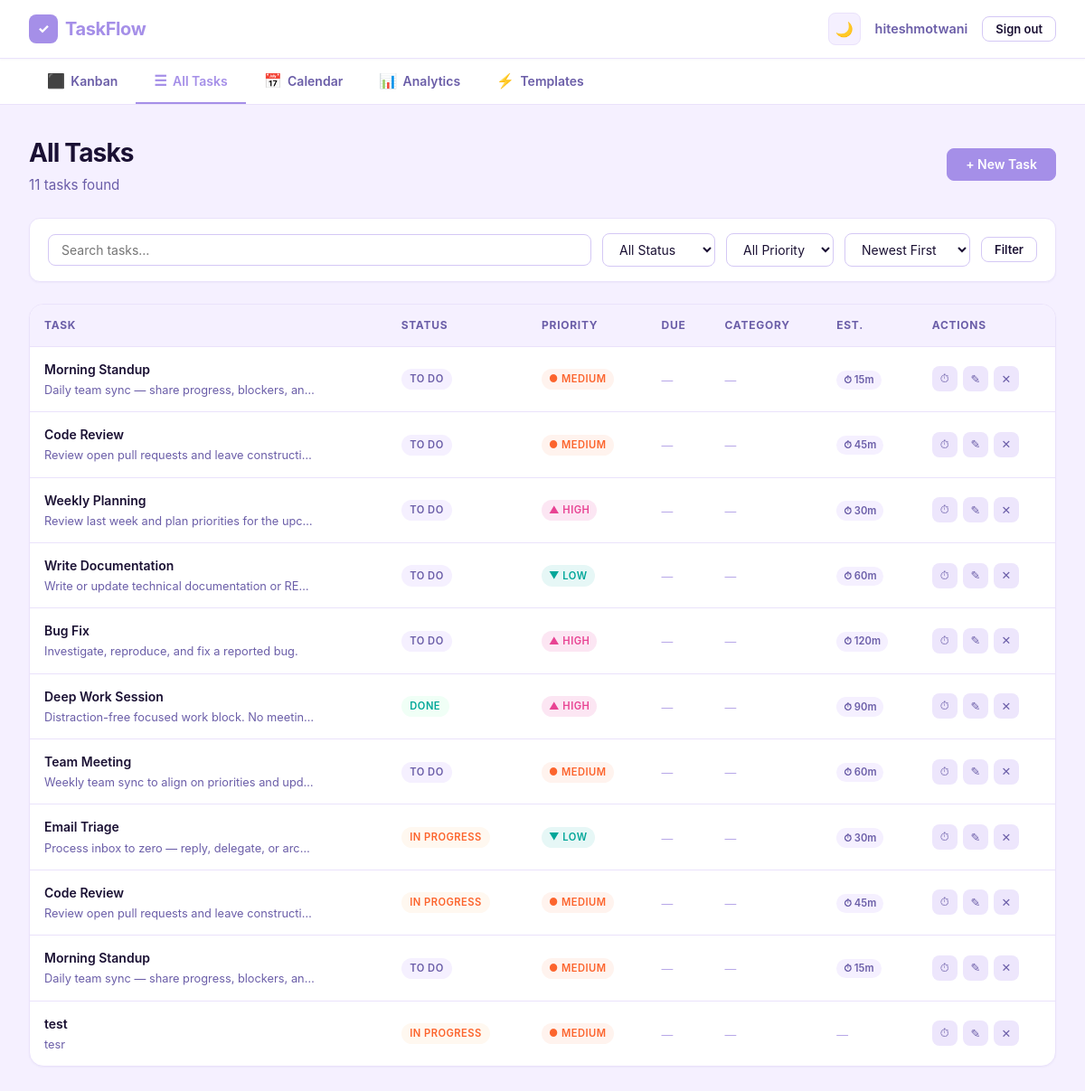
The app's page /tasks/list (signed in) with its own data.
### app/models.py (models this page shows, shortened)
class User(UserMixin, db.Model):
    id = db.Column(db.Integer, primary_key=True)
    username = db.Column(db.String(80), unique=True, nullable=False)
    email = db.Column(db.String(120), unique=True, nullable=False)
    password_hash = db.Column(db.String(256), nullable=False)
    tasks = db.relationship('Task', backref='owner', lazy=True, cascade='all, delete-orphan')
    categories = db.relationship('Category', backref='owner', lazy=True, cascade='all, delete-orphan')
    templates = db.relationship('TaskTemplate', backref='owner', lazy=True, cascade='all, delete-orphan')

class Task(db.Model):
    id = db.Column(db.Integer, primary_key=True)
    user_id = db.Column(db.Integer, db.ForeignKey('user.id'), nullable=False)
    category_id = db.Column(db.Integer, db.ForeignKey('category.id'), nullable=True)
    title = db.Column(db.String(200), nullable=False)
    description = db.Column(db.String(2000), nullable=True)
    due_date = db.Column(db.Date, nullable=True)
    priority = db.Column(db.String(10), nullable=False, default='medium')
    status = db.Column(db.String(20), nullable=False, default='todo')
    position = db.Column(db.Integer, nullable=False, default=0)
    estimated_minutes = db.Column(db.Integer, nullable=True)
    created_at = db.Column(db.DateTime, default=lambda: datetime.now(timezone.utc))
    completed_at = db.Column(db.DateTime, nullable=True)
    time_entries = db.relationship('TimeEntry', backref='task', lazy=True, cascade='all, delete-orphan')

### app/tasks/routes.py (the view)
@tasks_bp.route('/tasks/list')
@login_required
def task_list():
    status_filter = request.args.get('status', '')
    priority_filter = request.args.get('priority', '')
    search = request.args.get('q', '').strip()
    sort = request.args.get('sort', 'created_desc')
    query = Task.query.filter_by(user_id=current_user.id)
    if status_filter:
        query = query.filter_by(status=status_filter)
    if priority_filter:
        query = query.filter_by(priority=priority_filter)
    if search:
        query = query.filter(Task.title.ilike(f'%{search}%'))
    sort_map = {
        'created_desc': Task.created_at.desc(),
        'created_asc': Task.created_at.asc(),
        'due_asc': Task.due_date.asc(),
        'due_desc': Task.due_date.desc(),
        'priority_desc': Task.priority.desc(),
        'title_asc': Task.title.asc(),
    }
    query = query.order_by(sort_map.get(sort, Task.created_at.desc()))
    tasks = query.all()
    categories = Category.query.filter_by(user_id=current_user.id).all()
    task_form = TaskForm()
    task_form.category_id.choices = _category_choices(current_user.id)
    return render_template(
        'tasks/list.html',
        tasks=tasks,
        categories=categories,
        task_form=task_form,
        today=date.today(),
        status_filter=status_filter,
        priority_filter=priority_filter,
        search=search,
        sort=sort,
    )

### app/tasks/forms.py
class TaskForm(FlaskForm):
    title = StringField('Title', validators=[DataRequired(), Length(max=200)])
    description = TextAreaField('Description', validators=[Optional(), Length(max=2000)])
    due_date = DateField('Due Date', validators=[Optional()])
    priority = SelectField('Priority', choices=[('low', 'Low'), ('medium', 'Medium'), ('high', 'High')], default='medium')
    status = SelectField('Status', choices=[('todo', 'To Do'), ('in_progress', 'In Progress'), ('done', 'Done')], default='todo')
    category_id = SelectField('Category', coerce=int, validators=[Optional()])
    estimated_minutes = IntegerField('Estimated (min)', validators=[Optional(), NumberRange(min=1, max=9999)])
    submit = SubmitField('Save Task')

### app/models.py (called while the page is built)
@login_manager.user_loader
def load_user(user_id: str) -> User:
    return db.session.get(User, int(user_id))

### app/tasks/routes.py (called while the page is built)
def _category_choices(user_id: int) -> list:
    cats = Category.query.filter_by(user_id=user_id).all()
    return [(0, 'No Category')] + [(c.id, c.name) for c in cats]

### app/templates/tasks/list.html (shortened to what this page needs)
{% extends 'base.html' %}
{% block content %}
<div class="list-view">
    <div class="list-header">
        <div>
            <h1>All Tasks</h1>
            <p style="color:var(--text-secondary); font-size:0.95rem; margin-top:0.25rem;">
                {{ tasks|length }} task{{ 's' if tasks|length != 1 }} found
            </p>
        </div>
        <button class="btn btn--primary" id="list-new-task-btn">+ New Task</button>
    </div>
    <form method="GET" action="{{ url_for('tasks.task_list') }}" class="list-filters">
        <input type="text" name="q" class="list-filters__search" placeholder="Search tasks…" value="{{ search }}">
        <select name="status" class="filter-select" onchange="this.form.submit()">
            <option value="" {% if not status_filter %}selected{% endif %}>All Status</option>
        </select>
        <select name="priority" class="filter-select" onchange="this.form.submit()">
            <option value="" {% if not priority_filter %}selected{% endif %}>All Priority</option>
        </select>
        <select name="sort" class="filter-select" onchange="this.form.submit()">
            <option value="created_desc" {% if sort == 'created_desc' %}selected{% endif %}>Newest First</option>
        </select>
        <button type="submit" class="btn btn--outline btn--sm">Filter</button>
    </form>
    {% if tasks %}
    <div class="task-table-wrap">
        <table class="task-table">
            <thead>
                <tr>
                    <th>
                        <a href="{{ url_for('tasks.task_list', q=search, status=status_filter, priority=priority_filter, sort='title_asc') }}">
                            Task {% if sort == 'title_asc' %}↑{% endif %}
                        </a>
                    </th>
                    <th>Status</th>
                    <th>Priority</th>
                    <th>
                        <a href="{{ url_for('tasks.task_list', q=search, status=status_filter, priority=priority_filter, sort='due_asc' if sort != 'due_asc' else 'due_desc') }}">
                            Due {% if sort == 'due_asc' %}↑{% elif sort == 'due_desc' %}↓{% endif %}
                        </a>
                    </th>
                    <th>Category</th>
                    <th>Est.</th>
                    <th>Actions</th>
                </tr>
            </thead>
            <tbody>
                {% for task in tasks %}
                <tr>
                    <td>
                        <div class="task-table__title">{{ task.title }}</div>
                        {% if task.description %}
                        <div class="task-table__desc">{{ task.description }}</div>
                        {% endif %}
                    </td>
                    <td>
                        <span class="status-badge status-badge--{{ task.status }}">
                            {% if task.status == 'todo' %}To Do
                            {% elif task.status == 'in_progress' %}In Progress
                            {% else %}Done{% endif %}
                        </span>
                    </td>
                    <td>
                        <span class="priority-badge priority-badge--{{ task.priority }}">
                            {% if task.priority == 'high' %}▲{% elif task.priority == 'medium' %}●{% else %}▼{% endif %}
                            {{ task.priority }}
                        </span>
                    </td>
                    <td>
                        {% if task.due_date %}
                        <span class="due-date {% if task.due_date < today and task.status != 'done' %}due-date--overdue{% endif %}">
                            {% if task.due_date < today and task.status != 'done' %}⚠{% endif %}
                            {{ task.due_date.strftime('%b %d, %Y') }}
                        </span>
                        {% else %}
                        <span style="color:var(--text-muted); font-size:0.8rem;">—</span>
                        {% endif %}
                    </td>
                    <td>
                        {% if task.category %}
                        <span class="category-tag" style="background-color:{{ task.category.color }}22; color:{{ task.category.color }}; border-color:{{ task.category.color }}44;">
                            {{ task.category.name }}
                        </span>
                        {% else %}
                        <span style="color:var(--text-muted); font-size:0.8rem;">—</span>
                        {% endif %}
                    </td>
                    <td>
                        {% if task.estimated_minutes %}
                        <span class="est-badge">⏱ {{ task.estimated_minutes }}m</span>
                        {% else %}
                        <span style="color:var(--text-muted); font-size:0.8rem;">—</span>
                        {% endif %}
                    </td>
                    <td>
                        <div class="task-table__actions">
                            <button class="task-card__btn task-card__btn--timer"
                                    onclick="startTimerForTask({{ task.id }}, {{ task.title|tojson }})"
                                    title="Start timer" style="opacity:1;">⏱</button>
                            <a href="{{ url_for('tasks.edit_task', task_id=task.id) }}"
                               class="task-card__btn" title="Edit" style="opacity:1;">✎</a>
                            <button class="task-card__btn task-card__btn--delete"
                                    onclick="deleteTaskAndRow({{ task.id }}, this)"
                                    title="Delete" style="opacity:1;">✕</button>
                        </div>
                    </td>
                </tr>
                {% endfor %}
            </tbody>
        </table>
    </div>
    {% endif %}
</div>
{% endblock %}

### app/templates/base.html (shortened to what this page needs)
<!DOCTYPE html>
<html lang="en" data-theme="light">
<head>
    <link rel="stylesheet" href="{{ url_for('static', filename='css/theme.css') }}">
    <link rel="stylesheet" href="{{ url_for('static', filename='css/main.css') }}">
</head>
<body>
    <nav class="nav">
        <div class="nav__container">
            <a href="{{ url_for('tasks.dashboard') if current_user.is_authenticated else url_for('auth.login') }}" class="nav__logo">
                <span class="nav__logo-icon">✓</span>
                TaskFlow
            </a>
            {% if current_user.is_authenticated %}
            <div class="nav__actions">
                <button class="theme-toggle" id="theme-toggle" aria-label="Toggle theme">
                    <span id="theme-icon">🌙</span>
                </button>
                <span class="nav__user">{{ current_user.username }}</span>
                <a href="{{ url_for('auth.logout') }}" class="btn btn--outline btn--sm">Sign out</a>
            </div>
            {% else %}
            <div class="nav__actions">
                <button class="theme-toggle" id="theme-toggle" aria-label="Toggle theme">
                    <span id="theme-icon">🌙</span>
                </button>
            </div>
            {% endif %}
        </div>
    </nav>
    {% if current_user.is_authenticated %}
    <div class="nav-tabs">
        <div class="nav-tabs__inner">
            <a href="{{ url_for('tasks.dashboard') }}"
               class="nav-tab {% if request.endpoint == 'tasks.dashboard' %}nav-tab--active{% endif %}">
                <span class="nav-tab__icon">⬛</span> Kanban
            </a>
            <a href="{{ url_for('tasks.task_list') }}"
               class="nav-tab {% if request.endpoint == 'tasks.task_list' %}nav-tab--active{% endif %}">
                <span class="nav-tab__icon">☰</span> All Tasks
            </a>
            <a href="{{ url_for('tasks.calendar_view') }}"
               class="nav-tab {% if request.endpoint == 'tasks.calendar_view' %}nav-tab--active{% endif %}">
                <span class="nav-tab__icon">📅</span> Calendar
            </a>
            <a href="{{ url_for('tasks.analytics') }}"
               class="nav-tab {% if request.endpoint == 'tasks.analytics' %}nav-tab--active{% endif %}">
                <span class="nav-tab__icon">📊</span> Analytics
            </a>
            <a href="{{ url_for('tasks.task_templates') }}"
               class="nav-tab {% if request.endpoint in ('tasks.task_templates', 'tasks.create_template') %}nav-tab--active{% endif %}">
                <span class="nav-tab__icon">⚡</span> Templates
            </a>
        </div>
    </div>
    {% endif %}
    <main>{% block content %}{% endblock %}</main>
</body>
</html>

### app/static/css/theme.css (style rules this page uses)
:root { --bg: #ffffff; --bg-secondary: #F5F0FF; --bg-card: #ffffff; --bg-hover: #EDE6FC; --border: #D4C8F5; --border-light: #EAE2FB; --text-primary: #1A1033; --text-secondary: #6B5EA8; --text-muted: #B8A8E8; --accent: #A58FE8; --accent-hover: #8B6FD4; --accent-soft: #EDE6FC; --low: #00A699; --low-soft: #e6f7f6; --medium: #FC642D; --medium-soft: #fff3ee; --high: #E84393; --high-soft: #fce6f3; --col-todo: #F5F0FF; --col-todo-border: #D4C8F5; --col-inprog: #FFF8F0; --col-inprog-border: #FFD9B3; --col-done: #F0FFF6; --col-done-border: #B3F0CF; --shadow-xs: 0 1px 2px rgba(107,94,168,0.06); --shadow-sm: 0 1px 4px rgba(107,94,168,0.10), 0 2px 8px rgba(107,94,168,0.06); --shadow-md: 0 4px 16px rgba(107,94,168,0.14), 0 2px 6px rgba(107,94,168,0.08); --shadow-lg: 0 8px 32px rgba(107,94,168,0.18), 0 4px 12px rgba(107,94,168,0.12); --radius-sm: 8px; --radius-md: 12px; --radius-lg: 16px; --radius-xl: 24px; --transition: 0.18s ease; }

### records on screen
User: username "hiteshmotwani"
Task: title "Morning Standup", description "Daily team sync — share progress, blockers, an…", status "TO DO", priority "MEDIUM", estimated_minutes "15"
Task: title "Code Review", description "Review open pull requests and leave constructi…", status "TO DO", priority "MEDIUM", estimated_minutes "45"
Task: title "Weekly Planning", description "Review last week and plan priorities for the upc…", status "TO DO", priority "HIGH", estimated_minutes "30"
Task: title "Write Documentation", description "Write or update technical documentation or RE…", status "TO DO", priority "LOW", estimated_minutes "60"
Task: title "Bug Fix", description "Investigate, reproduce, and fix a reported bug.", status "TO DO", priority "HIGH", estimated_minutes "120"
Task: title "Deep Work Session", description "Distraction-free focused work block. No meetin…", status "DONE", priority "HIGH", estimated_minutes "90"
Task: title "Team Meeting", description "Weekly team sync to align on priorities and upd…", status "TO DO", priority "MEDIUM", estimated_minutes "60"
Task: title "Email Triage", description "Process inbox to zero — reply, delegate, or arc…", status "IN PROGRESS", priority "LOW", estimated_minutes "30"
Task: title "Code Review", description "Review open pull requests and leave constructi…", status "IN PROGRESS", priority "MEDIUM", estimated_minutes "45"
Task: title "Morning Standup", description "Daily team sync — share progress, blockers, an…", status "TO DO", priority "MEDIUM", estimated_minutes "15"
Task: title "test", description "tesr", status "IN PROGRESS", priority "MEDIUM"

### other values on screen
{{ tasks|length }} "11"
{{ 's' if tasks|length != 1 }} "s"
